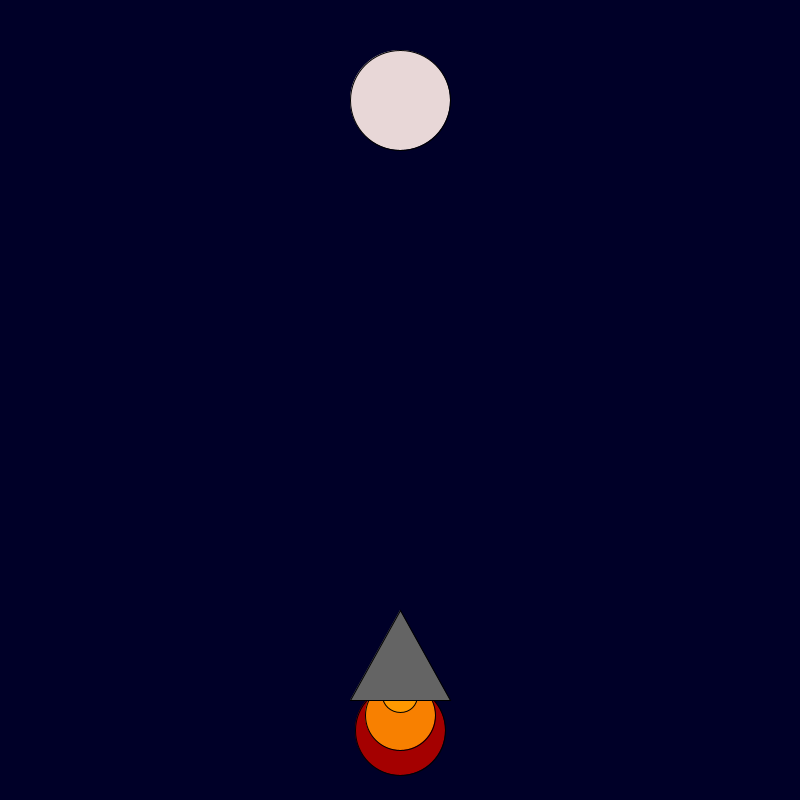
Frame 1 (no input)
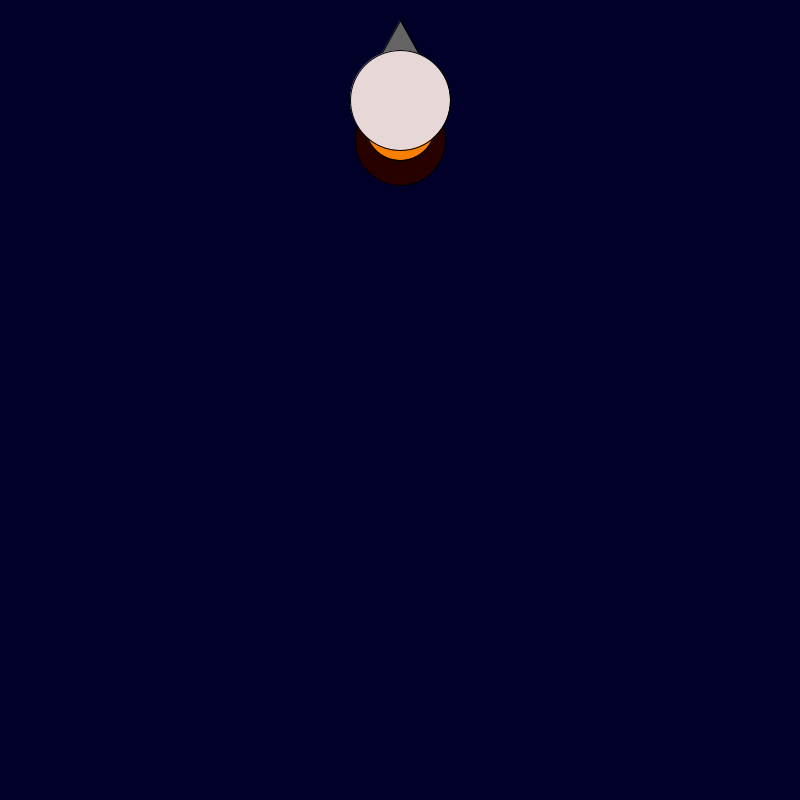
Frame 60 (the mouse pressed at the canvas centre just before this capture)
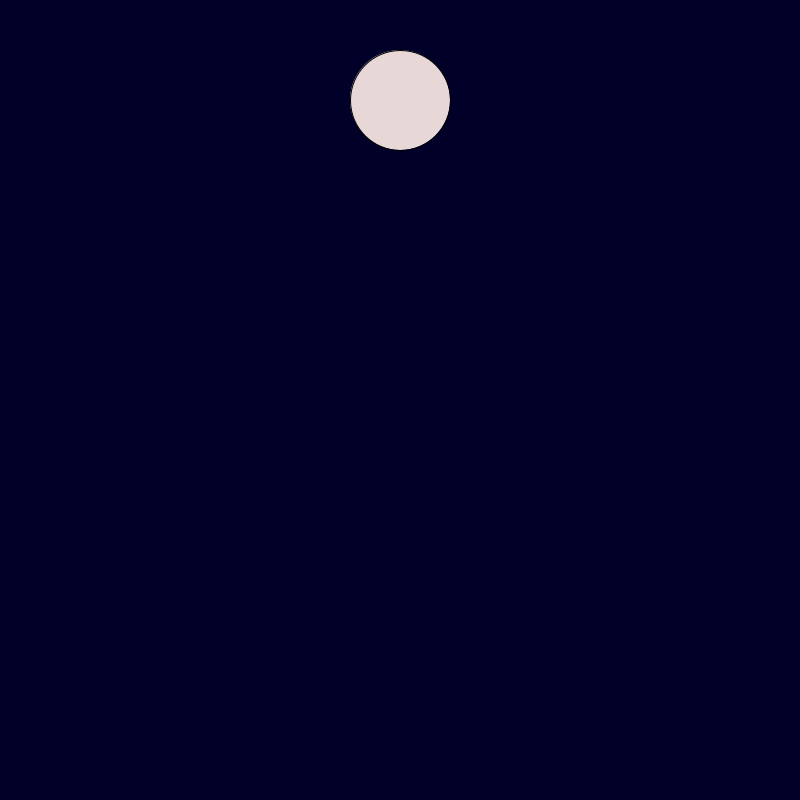
Frame 120 (the mouse held since frame 60 and released just before this capture)

The Processing sketch that drew these frames (run headless with seeded random() and noise(); from frame 60 on, the mouse is pressed at the canvas centre):

// Processing sketch: rocket_ship
// ── rocket_ship.pde
int x = 400; 
int y = 600; 

void setup() {

 size(800, 800);

}

void draw() {
    background(0, 0, 40);
    fill(random(255), 0, 0);
    ellipse(x, y + 130, 90, 90);
    fill(248, 128, 0);
    ellipse(x, y + 115, 70, 70);
    fill(255, 153, 0);
    ellipse(x, y + 95, 35, 35);
    fill(100, 100, 100);
    triangle(x, y + 10, x + 50, y + 100, x - 50, y + 100);
  fill (#E8D7D7);
  ellipse (400, 100, 100, 100);
    
    y-=10;

}
